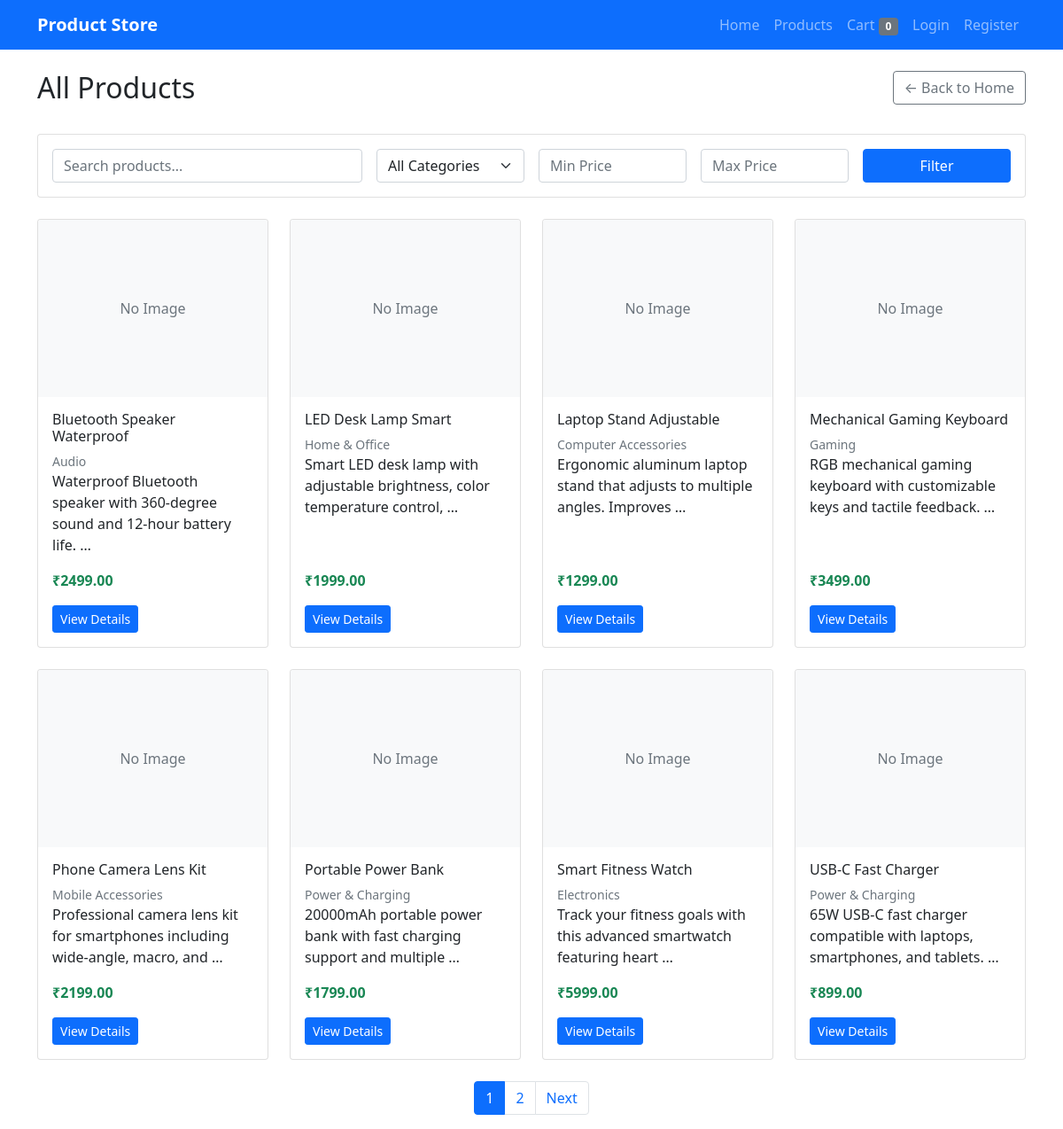
Before: /products/ with the older database file.
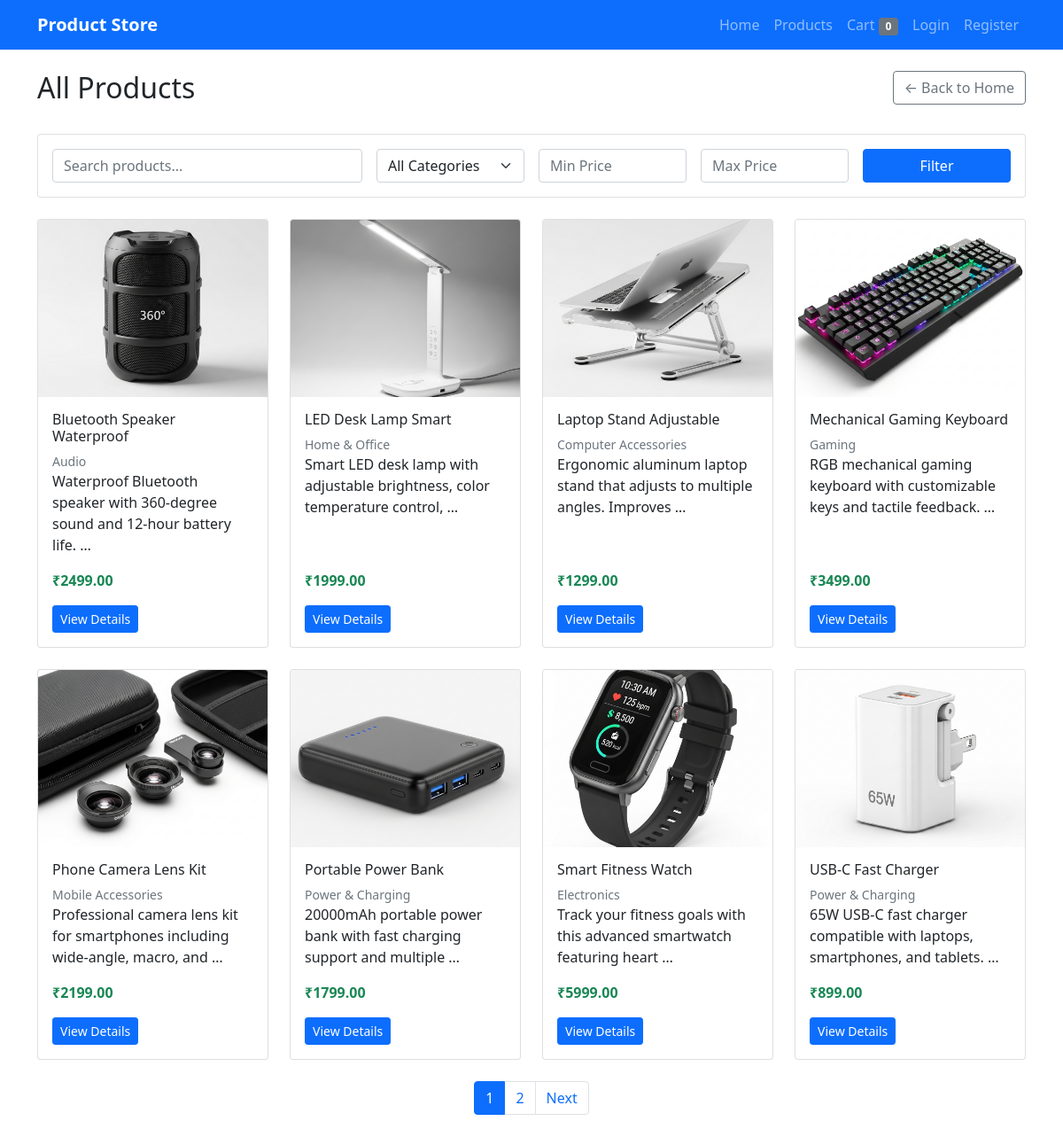
After: the same page with the newer database file.
### products/models.py (models this page shows, shortened)
class Product(models.Model):
    name = models.CharField(max_length=200)
    slug = models.SlugField(max_length=200, unique=True)
    description = models.TextField()
    price = models.DecimalField(max_digits=10, decimal_places=2)
    category = models.ForeignKey(Category, on_delete=models.CASCADE, related_name='products', null=True, blank=True)
    image = models.ImageField(upload_to='products/', blank=True, null=True)
    created_at = models.DateTimeField(auto_now_add=True)
    updated_at = models.DateTimeField(auto_now=True)
    class Meta:
        ordering = ['name']

class Category(models.Model):
    name = models.CharField(max_length=100)
    slug = models.SlugField(max_length=100, unique=True)
    description = models.TextField(blank=True)
    created_at = models.DateTimeField(auto_now_add=True)
    class Meta:
        verbose_name_plural = 'Categories'
        ordering = ['name']

### products/views.py (the view)
# urls.py: path('products/', views.product_list, name='product_list'),
def product_list(request):
    products = Product.objects.select_related('category').all()
    categories = Category.objects.all()
    search_query = request.GET.get('search', '')
    if search_query:
        products = products.filter(
            Q(name__icontains=search_query) |
            Q(description__icontains=search_query)
        )
    category_slug = request.GET.get('category', '')
    selected_category = None
    if category_slug:
        try:
            selected_category = Category.objects.get(slug=category_slug)
            products = products.filter(category=selected_category)
        except Category.DoesNotExist:
            pass
    min_price = request.GET.get('min_price', '')
    max_price = request.GET.get('max_price', '')
    if min_price:
        try:
            products = products.filter(price__gte=float(min_price))
        except ValueError:
            pass
    if max_price:
        try:
            products = products.filter(price__lte=float(max_price))
        except ValueError:
            pass
    paginator = Paginator(products, 8)  # Show 8 products per page
    page_number = request.GET.get('page')
    page_obj = paginator.get_page(page_number)
    context = {
        'page_obj': page_obj,
        'categories': categories,
        'selected_category': selected_category,
        'search_query': search_query,
        'min_price': min_price,
        'max_price': max_price,
    }
    return render(request, 'products/product_list.html', context)

### products/templates/products/product_list.html (shortened to what this page needs)
{% extends 'products/base.html' %}
{% block content %}
<div class="row mb-4">
    <div class="col-md-8">
        <h2>All Products</h2>
    </div>
    <div class="col-md-4 text-end">
        <a href="{% url 'home' %}" class="btn btn-outline-secondary">← Back to Home</a>
    </div>
</div>
<div class="row mb-4">
    <div class="col-12">
        <div class="card">
            <div class="card-body">
                <form method="get" class="row g-3">
                    <div class="col-md-4">
                        <input type="text" class="form-control" name="search" placeholder="Search products..." value="{{ search_query }}">
                    </div>
                    <div class="col-md-2">
                        <select name="category" class="form-select">
                            <option value="">All Categories</option>
                        </select>
                    </div>
                    <div class="col-md-2">
                        <input type="number" class="form-control" name="min_price" placeholder="Min Price" value="{{ min_price }}">
                    </div>
                    <div class="col-md-2">
                        <input type="number" class="form-control" name="max_price" placeholder="Max Price" value="{{ max_price }}">
                    </div>
                    <div class="col-md-2">
                        <button type="submit" class="btn btn-primary w-100">Filter</button>
                    </div>
                </form>
            </div>
        </div>
    </div>
</div>
{% if page_obj %}
    <div class="row">
        {% for product in page_obj %}
        <div class="col-md-3 mb-4">
            <div class="card h-100">
                {% if product.image %}
                    <img src="{{ product.image.url }}" class="card-img-top" alt="{{ product.name }}">
                {% else %}
                    <div class="card-img-top bg-light d-flex align-items-center justify-content-center">
                        <span class="text-muted">No Image</span>
                    </div>
                {% endif %}
                <div class="card-body d-flex flex-column">
                    <h6 class="card-title">{{ product.name }}</h6>
                    {% if product.category %}
                        <small class="text-muted">{{ product.category.name }}</small>
                    {% endif %}
                    <p class="card-text">{{ product.description|truncatewords:10 }}</p>
                    <div class="mt-auto">
                        <p class="card-text"><strong class="text-success">₹{{ product.price }}</strong></p>
                        <a href="{% url 'product_detail' product.slug %}" class="btn btn-primary btn-sm">View Details</a>
                    </div>
                </div>
            </div>
        </div>
        {% endfor %}
    </div>
    {% if page_obj.has_other_pages %}
    <nav aria-label="Product pagination">
        <ul class="pagination justify-content-center">
            {% for num in page_obj.paginator.page_range %}
                {% if page_obj.number == num %}
                    <li class="page-item active">
                        <span class="page-link">{{ num }}</span>
                    </li>
                {% elif num > page_obj.number|add:'-3' and num < page_obj.number|add:'3' %}
                    <li class="page-item">
                        <a class="page-link" href="?page={{ num }}">{{ num }}</a>
                    </li>
                {% endif %}
            {% endfor %}
            {% if page_obj.has_next %}
                <li class="page-item">
                    <a class="page-link" href="?page={{ page_obj.next_page_number }}">Next</a>
                </li>
            {% endif %}
        </ul>
    </nav>
    {% endif %}
{% endif %}
{% endblock %}

Changed rows visible on the page:
changed Product "Bluetooth Speaker Waterproof": image: picture added; no longer shows "No Image"
changed Product "LED Desk Lamp Smart": image: picture added; no longer shows "No Image"
changed Product "Laptop Stand Adjustable": image: picture added; no longer shows "No Image"
changed Product "Mechanical Gaming Keyboard": image: picture added; no longer shows "No Image"
changed Product "Phone Camera Lens Kit": image: picture added; no longer shows "No Image"
changed Product "Portable Power Bank": image: picture added; no longer shows "No Image"
changed Product "Smart Fitness Watch": image: picture added; no longer shows "No Image"
changed Product "USB-C Fast Charger": image: picture added; no longer shows "No Image"
